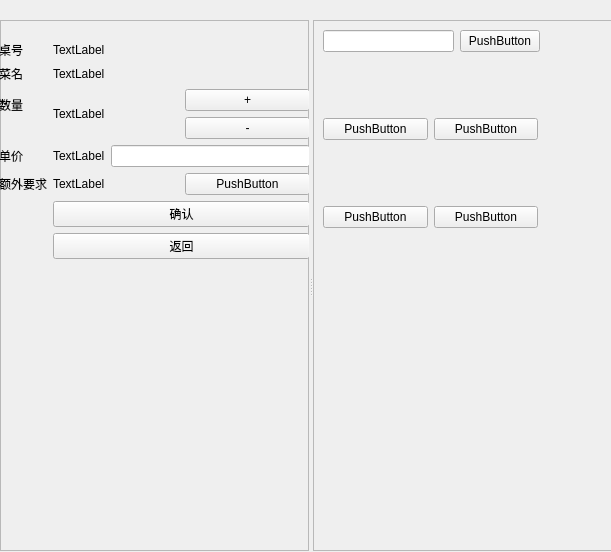
<?xml version="1.0" encoding="UTF-8"?>
<ui version="4.0">
 <class>Form</class>
 <widget class="QWidget" name="Form">
  <property name="geometry">
   <rect>
    <x>0</x>
    <y>0</y>
    <width>611</width>
    <height>552</height>
   </rect>
  </property>
  <property name="windowTitle">
   <string>Form</string>
  </property>
  <widget class="QSplitter" name="splitter">
   <property name="geometry">
    <rect>
     <x>0</x>
     <y>20</y>
     <width>621</width>
     <height>531</height>
    </rect>
   </property>
   <property name="orientation">
    <enum>Qt::Horizontal</enum>
   </property>
   <widget class="QFrame" name="frame">
    <property name="frameShape">
     <enum>QFrame::StyledPanel</enum>
    </property>
    <property name="frameShadow">
     <enum>QFrame::Raised</enum>
    </property>
    <widget class="QWidget" name="formLayoutWidget">
     <property name="geometry">
      <rect>
       <x>-1</x>
       <y>-1</y>
       <width>311</width>
       <height>262</height>
      </rect>
     </property>
     <layout class="QFormLayout" name="formLayout">
      <property name="formAlignment">
       <set>Qt::AlignLeading|Qt::AlignLeft|Qt::AlignVCenter</set>
      </property>
      <item row="0" column="0">
       <widget class="QLabel" name="label">
        <property name="text">
         <string>桌号</string>
        </property>
       </widget>
      </item>
      <item row="0" column="1">
       <widget class="QLabel" name="LBTableID">
        <property name="text">
         <string>TextLabel</string>
        </property>
       </widget>
      </item>
      <item row="1" column="0">
       <widget class="QLabel" name="label_2">
        <property name="text">
         <string>菜名</string>
        </property>
       </widget>
      </item>
      <item row="1" column="1">
       <widget class="QLabel" name="LBFoodName">
        <property name="text">
         <string>TextLabel</string>
        </property>
       </widget>
      </item>
      <item row="2" column="0">
       <widget class="QLabel" name="label_3">
        <property name="text">
         <string>数量</string>
        </property>
       </widget>
      </item>
      <item row="2" column="1">
       <layout class="QHBoxLayout" name="horizontalLayout_4">
        <item>
         <widget class="QLabel" name="LBQty">
          <property name="text">
           <string>TextLabel</string>
          </property>
         </widget>
        </item>
        <item>
         <layout class="QVBoxLayout" name="verticalLayout">
          <item>
           <widget class="QPushButton" name="pushButton_6">
            <property name="text">
             <string>+</string>
            </property>
           </widget>
          </item>
          <item>
           <widget class="QPushButton" name="pushButton_7">
            <property name="text">
             <string>-</string>
            </property>
           </widget>
          </item>
         </layout>
        </item>
       </layout>
      </item>
      <item row="3" column="0">
       <widget class="QLabel" name="label_5">
        <property name="text">
         <string>单价</string>
        </property>
       </widget>
      </item>
      <item row="3" column="1">
       <layout class="QHBoxLayout" name="horizontalLayout_3">
        <item>
         <widget class="QLabel" name="LBUnitPrice">
          <property name="text">
           <string>TextLabel</string>
          </property>
         </widget>
        </item>
        <item>
         <widget class="QLineEdit" name="lineEdit_2"/>
        </item>
       </layout>
      </item>
      <item row="4" column="0">
       <widget class="QLabel" name="label_4">
        <property name="text">
         <string>额外要求</string>
        </property>
       </widget>
      </item>
      <item row="4" column="1">
       <layout class="QHBoxLayout" name="horizontalLayout_2">
        <item>
         <widget class="QLabel" name="LBExtraRequirement">
          <property name="text">
           <string>TextLabel</string>
          </property>
         </widget>
        </item>
        <item>
         <widget class="QPushButton" name="pushButton_5">
          <property name="text">
           <string>PushButton</string>
          </property>
         </widget>
        </item>
       </layout>
      </item>
      <item row="5" column="1">
       <widget class="QPushButton" name="pushButton_9">
        <property name="text">
         <string>确认</string>
        </property>
       </widget>
      </item>
      <item row="6" column="1">
       <widget class="QPushButton" name="pushButton_10">
        <property name="text">
         <string>返回</string>
        </property>
       </widget>
      </item>
     </layout>
    </widget>
   </widget>
   <widget class="QFrame" name="frame_2">
    <property name="frameShape">
     <enum>QFrame::StyledPanel</enum>
    </property>
    <property name="frameShadow">
     <enum>QFrame::Raised</enum>
    </property>
    <widget class="QWidget" name="">
     <property name="geometry">
      <rect>
       <x>10</x>
       <y>10</y>
       <width>217</width>
       <height>471</height>
      </rect>
     </property>
     <layout class="QVBoxLayout" name="verticalLayout_2">
      <item>
       <layout class="QHBoxLayout" name="horizontalLayout_6">
        <item>
         <widget class="QLineEdit" name="lineEdit"/>
        </item>
        <item>
         <widget class="QPushButton" name="pushButton_8">
          <property name="text">
           <string>PushButton</string>
          </property>
         </widget>
        </item>
       </layout>
      </item>
      <item>
       <widget class="QWidget" name="widget" native="true">
        <property name="sizePolicy">
         <sizepolicy hsizetype="Preferred" vsizetype="Expanding">
          <horstretch>0</horstretch>
          <verstretch>0</verstretch>
         </sizepolicy>
        </property>
        <widget class="QWidget" name="gridLayoutWidget">
         <property name="geometry">
          <rect>
           <x>0</x>
           <y>0</y>
           <width>215</width>
           <height>231</height>
          </rect>
         </property>
         <layout class="QGridLayout" name="gridLayout">
          <item row="0" column="1">
           <widget class="QPushButton" name="pushButton_2">
            <property name="text">
             <string>PushButton</string>
            </property>
           </widget>
          </item>
          <item row="0" column="0">
           <widget class="QPushButton" name="pushButton">
            <property name="text">
             <string>PushButton</string>
            </property>
           </widget>
          </item>
          <item row="1" column="0">
           <widget class="QPushButton" name="pushButton_3">
            <property name="text">
             <string>PushButton</string>
            </property>
           </widget>
          </item>
          <item row="1" column="1">
           <widget class="QPushButton" name="pushButton_4">
            <property name="text">
             <string>PushButton</string>
            </property>
           </widget>
          </item>
         </layout>
        </widget>
       </widget>
      </item>
     </layout>
    </widget>
   </widget>
  </widget>
 </widget>
 <resources/>
 <connections/>
</ui>
